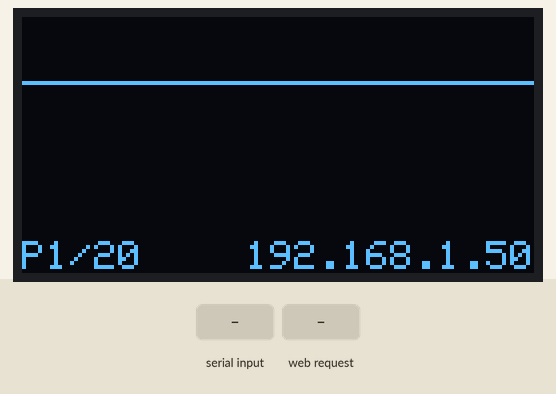
This sketch was run on a simulated ESP8266 (NodeMCU). On the bench: 128×64 one-colour display. The test bench sets the inputs (shaded band). The OLED is the two-colour kind (top 16 rows yellow); WiFi joins after 1.5 s; servers stay silent unless stated; EEPROM starts erased; what the sketch prints to the serial monitor is not drawn.

Above: at 2.7 s.
2.8 s: "CLEAR\n" received over Serial
At 4.0 s:
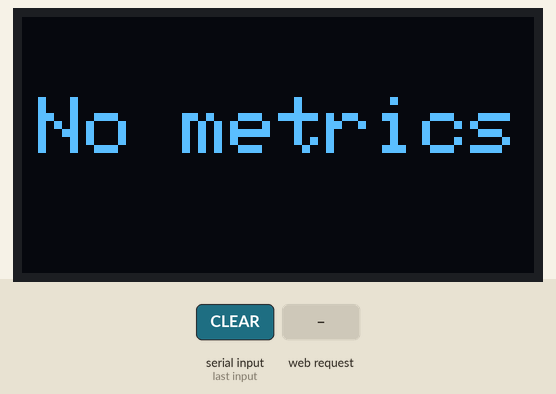
4.3 s: "DEL|\n" received over Serial
At 5.3 s:
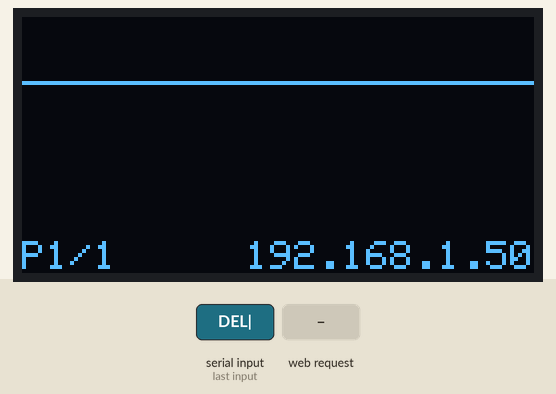
5.8 s: HTTP request GET /clear received
At 6.4 s:
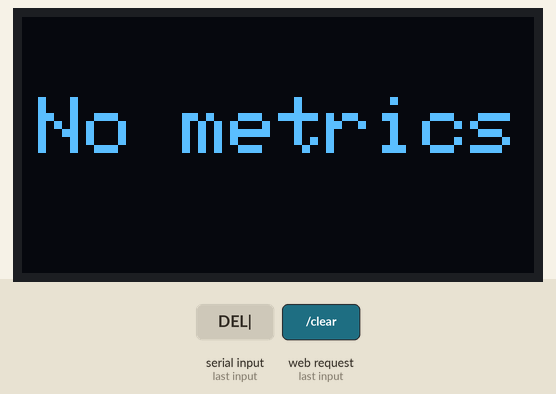
7.3 s: HTTP request GET /set?key=1&value=1 received
At 8.5 s:
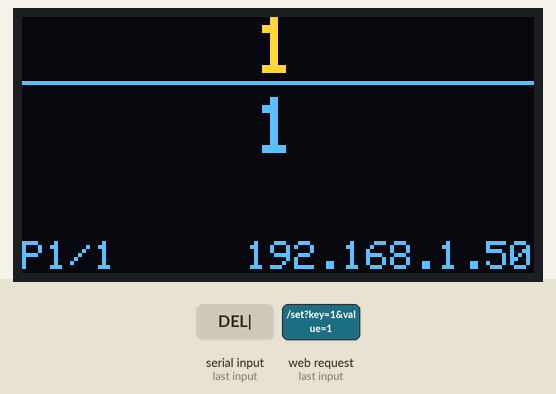
8.8 s: HTTP request GET /delete?key=1 received
At 9.9 s:
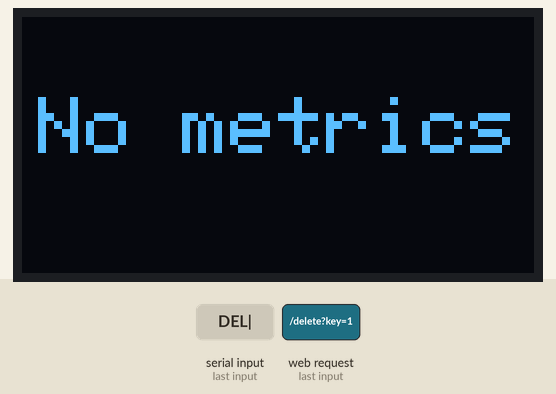
Timing chart, 0 to 11.8 s (numbered marks = the images above; inputs shaded):
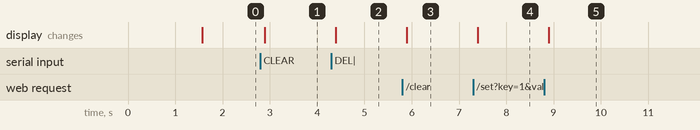

The sketch:

ScreenMetrics.ino
```cpp
/*
 * ScreenMetrics - ESP8266 OLED Metrics Display
 *
 * Architecture:
 *   MetricsStore  - metric CRUD + EEPROM persistence
 *   DisplayManager - OLED rendering + auto-scroll
 *   ApiServer     - HTTP REST API
 *   SerialCLI     - serial command interface
 */

#include <Wire.h>
#include <WiFiManager.h>
#include <ESP8266mDNS.h>
#include <EEPROM.h>

#include "MetricsStore.h"
#include "DisplayManager.h"
#include "ApiServer.h"
#include "SerialCLI.h"

// ============================================================================
// CONSTANTS
// ============================================================================

#define SERIAL_BAUD     115200
#define AP_SSID         "ScreenMetrics"
#define AP_PASSWORD     "12345678"

// ============================================================================
// COMPONENTS
// ============================================================================

MetricsStore metrics;
DisplayManager display(metrics);
ApiServer api(metrics);
SerialCLI serial(metrics);

// ============================================================================
// WIFI
// ============================================================================

void connectWifi() {
    display.setIp("Connecting...");

    WiFiManager wm;
    wm.autoConnect(AP_SSID, AP_PASSWORD);

    String ip = WiFi.localIP().toString();
    display.setIp(ip);
    display.setWifiConnected(true);
    api.setDeviceIp(ip);
    api.setWifiConnected(true);

    Serial.println("WiFi Connected: " + WiFi.SSID());
    Serial.println("IP: " + ip);
}

// ============================================================================
// SETUP
// ============================================================================

void setup() {
    Serial.begin(SERIAL_BAUD);
    EEPROM.begin(MetricsStore::EEPROM_SIZE);

    metrics.init();
    metrics.load();
    display.init();

    if (metrics.count() == 0) {
        metrics.set("BUILD", "IDLE");
        metrics.persist();
    }

    connectWifi();
    api.begin();

    if (MDNS.begin("screenmetrics")) {
        MDNS.addService("http", "tcp", 80);
    }

    serial.printHelp();
}

// ============================================================================
// LOOP
// ============================================================================

void loop() {
    serial.handle();
    api.handle();
    display.update();
}
```

ApiServer.cpp
```cpp
#include "ApiServer.h"

ApiServer::ApiServer(MetricsStore& store)
    : _server(80)
    , _store(store)
    , _wifiConnected(false)
{}

void ApiServer::setDeviceIp(const String& ip) {
    _ip = ip;
}

void ApiServer::setWifiConnected(bool connected) {
    _wifiConnected = connected;
}

void ApiServer::begin() {
    _server.on("/", [this]() { sendHtmlDoc(); });
    _server.on("/set", [this]() { handleSet(); });
    _server.on("/delete", [this]() { handleDelete(); });
    _server.on("/list", [this]() { handleList(); });
    _server.on("/clear", [this]() { handleClear(); });
    _server.on("/status", [this]() { handleStatus(); });
    _server.begin();
}

void ApiServer::handle() {
    _server.handleClient();
}

void ApiServer::sendHtmlDoc() {
    String html = "<!DOCTYPE html><html><head>"
        "<meta charset='utf-8'>"
        "<meta name='viewport' content='width=device-width,initial-scale=1'>"
        "<title>ScreenMetrics API</title>"
        "<style>"
        "body{font-family:-apple-system,BlinkMacSystemFont,'Segoe UI',Roboto,sans-serif;max-width:800px;margin:0 auto;padding:20px;background:#f5f5f5;color:#333}"
        "h1{color:#222;border-bottom:2px solid #ddd;padding-bottom:10px}"
        "h2{color:#555;margin-top:30px}"
        "code{background:#e8e8e8;padding:2px 6px;border-radius:3px;font-size:14px}"
        "pre{background:#333;color:#fff;padding:15px;border-radius:5px;overflow-x:auto}"
        ".endpoint{margin:15px 0;padding:15px;background:#fff;border-radius:5px;box-shadow:0 1px 3px rgba(0,0,0,0.1)}"
        ".method{display:inline-block;padding:4px 10px;border-radius:4px;font-weight:bold;margin-right:10px}"
        ".get{background:#61affe;color:#fff}.delete{background:#f93e3e;color:#fff}"
        ".info{background:#d1ecf1;border:1px solid #bee5eb;padding:15px;border-radius:5px;margin:20px 0}"
        "table{width:100%;border-collapse:collapse;margin:15px 0}"
        "th,td{padding:12px;text-align:left;border-bottom:1px solid #ddd}"
        "th{background:#f8f8f8;font-weight:600}"
        "footer{text-align:center;color:#888;font-size:12px;margin-top:40px}"
        "</style></head><body>"
        "<h1>ScreenMetrics API</h1>"
        "<div class='info'>"
        "<strong>Device IP:</strong> " + _ip + "<br>"
        "<strong>mDNS:</strong> screenmetrics.local<br>"
        "<strong>Status:</strong> " + String(_wifiConnected ? "Connected to WiFi" : "Not connected") +
        "</div>"
        "<h2>Endpoints</h2>"
        "<table>"
        "<tr><th>Method</th><th>Endpoint</th><th>Description</th></tr>"
        "<tr><td><span class='method get'>GET</span></td><td><code>/</code></td><td>This documentation page</td></tr>"
        "<tr><td><span class='method get'>GET</span></td><td><code>/set?key=NAME&amp;value=VALUE</code></td><td>Set or update a metric</td></tr>"
        "<tr><td><span class='method delete'>GET</span></td><td><code>/delete?key=NAME</code></td><td>Remove a metric by key</td></tr>"
        "<tr><td><span class='method get'>GET</span></td><td><code>/list</code></td><td>List all metrics</td></tr>"
        "<tr><td><span class='method delete'>GET</span></td><td><code>/clear</code></td><td>Remove all metrics</td></tr>"
        "<tr><td><span class='method get'>GET</span></td><td><code>/status</code></td><td>Device status</td></tr>"
        "</table>"
        "<h2>Examples</h2>"
        "<div class='endpoint'><h3>Set a metric</h3><pre>curl \"http://" + (_ip.length() ? _ip : "YOUR_DEVICE_IP") + "/set?key=BUILD&amp;value=PASSING\"</pre></div>"
        "<div class='endpoint'><h3>Delete a metric</h3><pre>curl \"http://" + (_ip.length() ? _ip : "YOUR_DEVICE_IP") + "/delete?key=BUILD\"</pre></div>"
        "<div class='endpoint'><h3>List all metrics</h3><pre>curl http://" + (_ip.length() ? _ip : "YOUR_DEVICE_IP") + "/list</pre></div>"
        "<footer>ScreenMetrics &mdash; ESP8266 OLED Display</footer>"
        "</body></html>";
    _server.send(200, "text/html", html);
}

void ApiServer::handleSet() {
    String key = _server.arg("key");
    String value = _server.arg("value");

    if (key.length() == 0 || value.length() == 0) {
        _server.send(400, "text/plain", "ERROR: missing key or value");
        return;
    }

    _store.set(key, value);
    _store.persist();
    _server.send(200, "text/plain", "OK: " + key + " = " + value);
}

void ApiServer::handleDelete() {
    String key = _server.arg("key");

    if (key.length() == 0) {
        _server.send(400, "text/plain", "ERROR: missing key");
        return;
    }

    if (_store.remove(key)) {
        _store.persist();
        _server.send(200, "text/plain", "OK: Deleted " + key);
    } else {
        _server.send(404, "text/plain", "NOT FOUND: " + key);
    }
}

void ApiServer::handleList() {
    _server.send(200, "text/plain", _store.list());
}

void ApiServer::handleClear() {
    _store.clear();
    _store.persist();
    _server.send(200, "text/plain", "OK: All metrics cleared");
}

void ApiServer::handleStatus() {
    _server.send(200, "text/plain", _store.status(_ip));
}
```

ApiServer.h
```cpp
#ifndef ApiServer_h
#define ApiServer_h

#include <Arduino.h>
#include <ESP8266WebServer.h>
#include "MetricsStore.h"

class ApiServer {
public:
    ApiServer(MetricsStore& store);

    void begin();
    void handle();

    void setDeviceIp(const String& ip);
    void setWifiConnected(bool connected);

private:
    ESP8266WebServer _server;
    MetricsStore& _store;

    String _ip;
    bool _wifiConnected;

    void sendHtmlDoc();
    void handleSet();
    void handleDelete();
    void handleList();
    void handleClear();
    void handleStatus();
};

#endif
```

DisplayManager.cpp
```cpp
#include "DisplayManager.h"

DisplayManager::DisplayManager(MetricsStore& store)
    : _display(WIDTH, HEIGHT, &Wire, RESET_PIN)
    , _store(store)
    , _currentPage(0)
    , _pageCount(1)
    , _lastScrollMs(0)
    , _wifiConnected(false)
    , needsRedraw(true)
{}

void DisplayManager::init() {
    _display.begin(SSD1306_SWITCHCAPVCC, ADDR);
    _display.clearDisplay();
    _display.setTextColor(SSD1306_WHITE);
    refreshPageCount();
}

void DisplayManager::refreshPageCount() {
    _pageCount = max(1, _store.count());
    if (_currentPage >= _pageCount) _currentPage = 0;
}

void DisplayManager::requestRedraw() {
    refreshPageCount();
    needsRedraw = true;
}

void DisplayManager::setIp(const String& ip) {
    _ip = ip;
}

void DisplayManager::setWifiConnected(bool connected) {
    _wifiConnected = connected;
}

void DisplayManager::update() {
    unsigned long now = millis();

    // Auto-scroll to next page
    if (_store.count() > 1 && now - _lastScrollMs > AUTO_SCROLL_MS) {
        _currentPage = (_currentPage + 1) % _pageCount;
        _lastScrollMs = now;
        needsRedraw = true;
    }

    // Redraw if needed or if metric count changed since last draw
    static int lastKnownCount = -1;
    if (needsRedraw || _store.count() != lastKnownCount) {
        lastKnownCount = _store.count();
        refreshPageCount();
        drawMetricPage();
        needsRedraw = false;
    }
}

void DisplayManager::drawNoMetrics() {
    _display.clearDisplay();
    _display.setTextSize(TEXT_SIZE_LARGE);
    drawCenteredText("No metrics", 20, TEXT_SIZE_LARGE);
    _display.display();
}

void DisplayManager::drawCenteredText(const String& text, int y, int textSize) {
    int charWidth = textSize == TEXT_SIZE_LARGE ? 12 : 6;
    int x = (WIDTH - text.length() * charWidth) / 2;
    if (x < 0) x = 0;
    _display.setCursor(x, y);
    _display.print(text);
}

void DisplayManager::drawSeparator(int y) {
    _display.drawLine(0, y, WIDTH - 1, y, SSD1306_WHITE);
}

void DisplayManager::drawBottomBar() {
    String leftLabel = "P" + String(_currentPage + 1) + "/" + String(_pageCount);
    String rightLabel = _ip.length() > 0 ? _ip : "No IP";

    _display.setTextSize(TEXT_SIZE_SMALL);

    _display.setCursor(0, HEIGHT - 8);
    _display.print(leftLabel);

    int rightX = WIDTH - rightLabel.length() * 6;
    if (rightX < 0) rightX = 0;
    _display.setCursor(rightX, HEIGHT - 8);
    _display.print(rightLabel);
}

void DisplayManager::drawMetricPage() {
    _display.clearDisplay();

    if (_store.count() == 0) {
        drawNoMetrics();
        return;
    }

    String key = _store.keyAt(_currentPage);
    String val = _store.valueAt(_currentPage);

    if (key.length() > MAX_CHARS_PER_LINE) key = key.substring(0, MAX_CHARS_PER_LINE);
    if (val.length() > MAX_CHARS_PER_LINE) val = val.substring(0, MAX_CHARS_PER_LINE);

    _display.setTextSize(TEXT_SIZE_LARGE);
    drawCenteredText(key, 0, TEXT_SIZE_LARGE);

    drawSeparator(16);

    _display.setTextSize(TEXT_SIZE_LARGE);
    drawCenteredText(val, 20, TEXT_SIZE_LARGE);

    drawBottomBar();

    _display.display();
}
```

DisplayManager.h
```cpp
#ifndef DisplayManager_h
#define DisplayManager_h

#include <Arduino.h>
#include <Adafruit_SSD1306.h>
#include "MetricsStore.h"

class DisplayManager {
public:
    static const int WIDTH = 128;
    static const int HEIGHT = 64;
    static const int ADDR = 0x3C;
    static const int RESET_PIN = -1;

    static const int AUTO_SCROLL_MS = 5000;
    static const int TEXT_SIZE_LARGE = 2;
    static const int TEXT_SIZE_SMALL = 1;
    static const int MAX_CHARS_PER_LINE = 10;

    DisplayManager(MetricsStore& store);

    void init();
    void update();
    void requestRedraw();

    void setIp(const String& ip);
    void setWifiConnected(bool connected);

private:
    Adafruit_SSD1306 _display;
    MetricsStore& _store;

    String _ip;
    bool _wifiConnected;

    int _currentPage;
    int _pageCount;
    unsigned long _lastScrollMs;
    bool needsRedraw;

    void drawMetricPage();
    void drawNoMetrics();
    void drawSeparator(int y);
    void drawCenteredText(const String& text, int y, int textSize);
    void drawBottomBar();
    void refreshPageCount();
};

#endif
```

MetricsStore.cpp
```cpp
#include "MetricsStore.h"

MetricsStore::MetricsStore() : _count(0) {}

void MetricsStore::init() {
    for (int i = 0; i < MAX_COUNT; i++) {
        _keys[i] = "";
        _values[i] = "";
    }
}

void MetricsStore::load() {
    int addr = 0;
    for (int i = 0; i < MAX_COUNT; i++) {
        char keyBuf[MAX_KEY_LEN + 1] = {0};
        for (int j = 0; j < MAX_KEY_LEN; j++) keyBuf[j] = EEPROM.read(addr++);
        _keys[i] = String(keyBuf);

        char valBuf[MAX_VALUE_LEN + 1] = {0};
        for (int j = 0; j < MAX_VALUE_LEN; j++) valBuf[j] = EEPROM.read(addr++);
        _values[i] = String(valBuf);

        if (_keys[i].length() > 0) _count++;
    }
}

void MetricsStore::persist() {
    int addr = 0;
    for (int i = 0; i < MAX_COUNT; i++) {
        for (int j = 0; j < MAX_KEY_LEN; j++) {
            EEPROM.write(addr++, j < _keys[i].length() ? _keys[i][j] : 0);
        }
        for (int j = 0; j < MAX_VALUE_LEN; j++) {
            EEPROM.write(addr++, j < _values[i].length() ? _values[i][j] : 0);
        }
    }
    EEPROM.commit();
}

String MetricsStore::truncate(const String& s, int maxLen) const {
    return s.length() > maxLen ? s.substring(0, maxLen) : s;
}

int MetricsStore::findByKey(const String& key) const {
    for (int i = 0; i < MAX_COUNT; i++) {
        if (_keys[i] == key) return i;
    }
    return -1;
}

int MetricsStore::findEmptySlot() const {
    for (int i = 0; i < MAX_COUNT; i++) {
        if (_keys[i] == "") return i;
    }
    return -1;
}

bool MetricsStore::set(const String& key, const String& value) {
    String k = truncate(key, MAX_KEY_LEN);
    String v = truncate(value, MAX_VALUE_LEN);

    int idx = findByKey(k);
    if (idx >= 0) {
        _values[idx] = v;
        return true;
    }

    idx = findEmptySlot();
    if (idx >= 0) {
        _keys[idx] = k;
        _values[idx] = v;
        _count++;
        return true;
    }
    return false;
}

bool MetricsStore::remove(const String& key) {
    int idx = findByKey(key);
    if (idx < 0) return false;

    _keys[idx] = "";
    _values[idx] = "";
    _count--;
    return true;
}

void MetricsStore::clear() {
    for (int i = 0; i < MAX_COUNT; i++) {
        _keys[i] = "";
        _values[i] = "";
    }
    _count = 0;
}

String MetricsStore::list() const {
    String out = "--- METRICS ---\n";
    for (int i = 0; i < MAX_COUNT; i++) {
        if (_keys[i] != "") {
            out += String(i + 1) + ". " + _keys[i] + " = " + _values[i] + "\n";
        }
    }
    out += "---------------";
    return out;
}

String MetricsStore::status(const String& ip) const {
    String out = "IP: " + ip + "\n";
    out += "Metrics: " + String(_count) + "/" + String(MAX_COUNT) + "\n";
    out += "EEPROM: " + String(EEPROM_SIZE) + " bytes reserved\n";
    return out;
}

String MetricsStore::keyAt(int index) const {
    if (index < 0 || index >= MAX_COUNT) return "";
    return _keys[index];
}

String MetricsStore::valueAt(int index) const {
    if (index < 0 || index >= MAX_COUNT) return "";
    return _values[index];
}
```

MetricsStore.h
```cpp
#ifndef MetricsStore_h
#define MetricsStore_h

#include <Arduino.h>
#include <EEPROM.h>

class MetricsStore {
public:
    static const int MAX_COUNT = 20;
    static const int MAX_KEY_LEN = 16;
    static const int MAX_VALUE_LEN = 16;
    static const int EEPROM_SIZE = 1024;

    MetricsStore();

    void init();
    void load();
    void persist();

    bool set(const String& key, const String& value);
    bool remove(const String& key);
    void clear();
    String list() const;
    String status(const String& ip) const;

    int count() const { return _count; }
    int maxCount() const { return MAX_COUNT; }

    String keyAt(int index) const;
    String valueAt(int index) const;

private:
    String _keys[MAX_COUNT];
    String _values[MAX_COUNT];
    int _count;

    int findByKey(const String& key) const;
    int findEmptySlot() const;
    String truncate(const String& s, int maxLen) const;
};

#endif
```

SerialCLI.cpp
```cpp
#include "SerialCLI.h"

SerialCLI::SerialCLI(MetricsStore& store) : _store(store) {}

void SerialCLI::handle() {
    while (Serial.available()) {
        String line = Serial.readStringUntil('\n');
        line.trim();
        if (line.length() > 0) {
            processCommand(line);
        }
    }
}

void SerialCLI::processCommand(const String& line) {
    if (line.startsWith("SET|")) {
        int sep = line.indexOf('|', 4);
        if (sep == -1) {
            Serial.println("ERROR: Use SET|KEY|VALUE");
            return;
        }
        handleSet(line.substring(4, sep), line.substring(sep + 1));
    }
    else if (line.startsWith("DEL|")) {
        handleDelete(line.substring(4));
    }
    else if (line == "LIST") {
        Serial.println(_store.list());
    }
    else if (line == "CLEAR") {
        _store.clear();
        _store.persist();
        Serial.println("OK: All metrics cleared");
    }
    else {
        Serial.println("UNKNOWN: " + line);
    }
}

void SerialCLI::handleSet(const String& key, const String& value) {
    _store.set(key, value);
    _store.persist();
    Serial.println("OK: " + key + " = " + value);
}

void SerialCLI::handleDelete(const String& key) {
    if (_store.remove(key)) {
        _store.persist();
        Serial.println("OK: Deleted " + key);
    } else {
        Serial.println("NOT FOUND: " + key);
    }
}

void SerialCLI::printHelp() {
    Serial.println("");
    Serial.println("ScreenMetrics Ready");
    Serial.println("Serial Commands: SET|KEY|VALUE | DEL|KEY | LIST | CLEAR");
    Serial.println("HTTP API: /set, /delete, /list, /clear, /status, /");
    Serial.println("mDNS: screenmetrics.local");
    Serial.println("");
}
```

SerialCLI.h
```cpp
#ifndef SerialCLI_h
#define SerialCLI_h

#include <Arduino.h>
#include "MetricsStore.h"

class SerialCLI {
public:
    SerialCLI(MetricsStore& store);

    void handle();
    void printHelp();

private:
    MetricsStore& _store;

    void processCommand(const String& line);
    void handleSet(const String& key, const String& value);
    void handleDelete(const String& key);
};

#endif
```

Measured:
- after the input at 2.8 s, the display: changes after 0.09 s (image 1)
- after the input at 4.3 s, the display: changes after 0.09 s (image 2)
- after the input at 5.8 s, the display: changes after 0.09 s (image 3)
- after the input at 7.3 s, the display: changes after 0.09 s (image 4)
- after the input at 8.8 s, the display: changes after 0.09 s (image 5)
